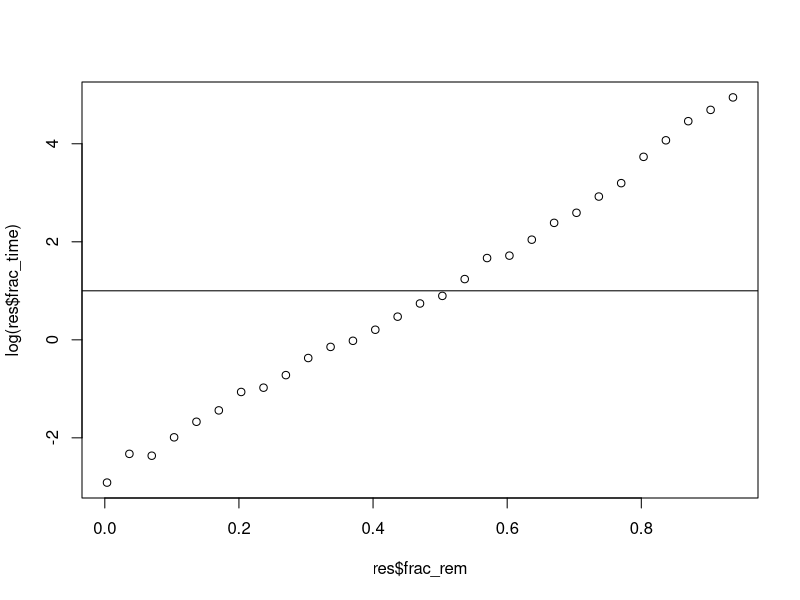

This figure's R source:
## ---- chunk 1
inverse.update <- function(x, i) {
  a <- x[-i,-i, drop=FALSE]
  b <- x[-i,i, drop=FALSE]
  c <- x[i,-i, drop=FALSE]
  d <- x[i,i]
  a - b %*% solve(d) %*% c # For production code, should throw an error when d is 0.
}
#
# Example.
#
A <- matrix(c(2,-1,0, -1,2,-1, 0,-1,2), 3)
A.inv <- solve(A)
i <- 2
(x.1 <- solve(A[-i,-i]))           # The desired result, directly obtained
(x.0 <- inverse.update(A.inv, i))  # The result via an update
## ---- chunk 2
n <- 100
p <- qr.Q(qr(matrix(rnorm(n^2), n)))
Sigma <- crossprod(p, p*(n:1))
Sigma[1:10,1:10]
## ---- chunk 3
Sigma.inv <- solve(Sigma)

to_remove <- 10
a <- solve(Sigma[-to_remove,-to_remove])
b <- inverse.update(Sigma.inv, to_remove)

cor(c(a),c(b))
## ---- chunk 4
to_remove <- sample(1:100, 10)
a <- solve(Sigma[-to_remove,-to_remove])
b <- inverse.update(Sigma.inv, to_remove)
cor(c(a), c(b))
## ---- chunk 5

fn <- function(n, nrem) {
    p <- qr.Q(qr(matrix(rnorm(n^2), n)))
    Sigma <- crossprod(p, p*(n:1))
    Sigma.inv <- solve(Sigma)
    to_remove <- sample(1:n, nrem, replace=FALSE)
    t1 <- Sys.time()
    a <- solve(Sigma[-to_remove,-to_remove])
    at <- Sys.time() - t1

    t1 <- Sys.time()
    b <- inverse.update(Sigma.inv, to_remove)
    bt <- Sys.time() - t1
    stopifnot(all.equal(a, b))
    return(c(at, bt))
}

fn(1000, 10)
## ---- chunk 6

library(dplyr)
param <- expand.grid(
    n = 300,
    nrem = seq(1, 290, 10),
    t1=NA,
    t2=NA
)
set.seed(100)
res <- lapply(1:nrow(param), function(i) {
    message(i)
    p <- param[i,]
    a <- fn(p$n, p$nrem)

    p$t1 <- a[1]
    p$t2 <- a[2]
    return(p)
}) %>% bind_rows()

res$frac_rem <- res$nrem / res$n
res$frac_time <- as.numeric(res$t2) / as.numeric(res$t1)

plot(res$frac_rem, log(res$frac_time))
abline(1,0)
## ---- chunk 7
sessionInfo()
